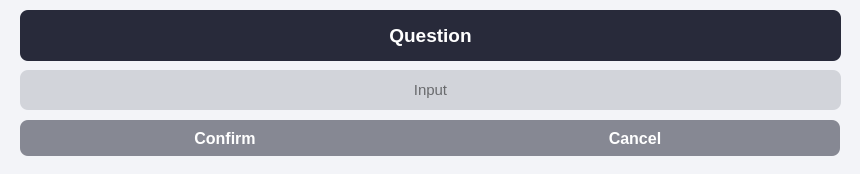
<?xml version="1.0" encoding="UTF-8"?>
<ui version="4.0">
 <class>InputDialog</class>
 <widget class="QDialog" name="InputDialog">
  <property name="geometry">
   <rect>
    <x>0</x>
    <y>0</y>
    <width>860</width>
    <height>174</height>
   </rect>
  </property>
  <property name="windowTitle">
   <string>Dialog</string>
  </property>
  <property name="styleSheet">
   <string notr="true">QWidget {background-color: #F3F4F8;}

QPushButton {background-color: #88282A3A;  color: #FFFFFF; border-radius: 8px;  font-weight: bold; font-size: 16px; }
QPushButton::hover {background-color: qlineargradient( x1:0 y1:0, x2:0 y2:1, stop:0.9 #D2D4DA, stop:0.91 #88282A3A);}
QPushButton[objectName^=&quot;button_next_tab&quot;] {background-color: qlineargradient( x1:0 y1:0, x2:0 y2:1, stop:0.9 #f4501e, stop:0.91 #8d2f13);  color: #FFFFFF; border-radius: 8px; }
QPushButton[objectName^=&quot;button_next_tab&quot;]::hover {background-color: #aaf4501e; transition: 2.5s;}

QTextEdit {background-color: #D2D4DA;}
QTextEdit::hover {background-color: #D2D4DA}

QLabel {background-color: #282A3A; border-radius: 8px; color: #FFFFFF;}
QLabel[objectName^=&quot;label_title&quot;] {background-color: #44282A3A; border-radius: 8px; color: #000000; border-bottom-right-radius: 0; border-bottom-left-radius: 0; border-bottom-width: 2px; border-bottom-color: #000000;}
QLabel[objectName^=&quot;label_output&quot;] {background-color: #44282A3A; border-radius: 8px; color: #000000; border-top-right-radius: 0; border-top-left-radius: 0; }
QLabel[objectName^=&quot;label_plot&quot;] {background-color: #44282A3A; border-radius: 8px; color: #000000;  border-top-right-radius: 0; border-top-left-radius: 0; }

QLineEdit {border-radius: 8px;background-color: #D2D4DA; }
QLineEdit::hover {background-color: #D2D4DA}

QComboBox {border-radius: 8px; background-color: #D2D4DA;  padding-left: 10% }
QComboBox::hover {background-color: #D2D4DA}

QCheckBox {background-color: #D2D4DA;border-radius: 8px; padding-left:10% }
QCheckBox::hover {background-color: #D2D4DA}

QTextBrowser {background-color: #D2D4DA; }
QTextBrowser[objectName^=&quot;text_output&quot;] {background-color: #44282A3A; border-radius: 8px; color: #000000; }

QTabWidget::tab-bar {   border: 0px solid #282A3A;}
QTabBar::tab {  background-color: #88282A3A;  color: white;  padding-left: 10px; padding-right:10px; padding-bottom: 10px; padding-top: 5px; font-weight: bold;}
QTabBar::tab:selected { background-color: qlineargradient( x1:0 y1:0, x2:0 y2:1, stop:0.9 #282A3A, stop:0.91 #88282A3A); padding-right:50px; padding-left:50px; border-width: 2px; border-color: black}

QScrollBar::handle:vertical {background-color: #282A3A; min-height: 30px;max-height: 20%;border-radius: 7px; margin: 0}
QScrollBar::handle:vertical:hover{background-color: #88282A3A;}
QScrollBar::handle:vertical:pressed {background-color: #f4501e;}
QScrollBar::sub-line:vertical {border: none;background-color: #f4501e;height: 15px;border-top-left-radius: 7px;border-top-right-radius: 7px;subcontrol-position: top;subcontrol-origin: 0;max-height: 20%;}
QScrollBar::sub-line:vertical:hover {background-color: #88282A3A;}
QScrollBar::sub-line:vertical:pressed {background-color: #f4501e;}
QScrollBar::add-line:vertical {border: none;background-color: #f4501e;height: 15px;border-bottom-left-radius: 7px;border-bottom-right-radius: 7px;subcontrol-position: bottom;subcontrol-origin: 0;max-height: 20%;}
QScrollBar::add-line:vertical:hover {background-color: #88282A3A;}
QScrollBar::add-line:vertical:pressed {background-color: #f4501e;}
QScrollBar::up-arrow:vertical, QScrollBar::down-arrow:vertical {background: none;}
QScrollBar::add-page:vertical, QScrollBar::sub-page:vertical {background: none;}</string>
  </property>
  <widget class="QLabel" name="title">
   <property name="geometry">
    <rect>
     <x>20</x>
     <y>10</y>
     <width>821</width>
     <height>51</height>
    </rect>
   </property>
   <property name="frameShape">
    <enum>QFrame::NoFrame</enum>
   </property>
   <property name="frameShadow">
    <enum>QFrame::Plain</enum>
   </property>
   <property name="text">
    <string>&lt;html&gt;&lt;head/&gt;&lt;body&gt;&lt;p align=&quot;center&quot;&gt;&lt;span style=&quot; font-size:14pt; font-weight:700;&quot;&gt;Question&lt;/span&gt;&lt;/p&gt;&lt;/body&gt;&lt;/html&gt;</string>
   </property>
  </widget>
  <widget class="QPushButton" name="button_confirm">
   <property name="geometry">
    <rect>
     <x>20</x>
     <y>120</y>
     <width>410</width>
     <height>36</height>
    </rect>
   </property>
   <property name="styleSheet">
    <string notr="true">border-top-right-radius: 0px; border-bottom-right-radius: 0px; border-right-width: 0px;</string>
   </property>
   <property name="text">
    <string>Confirm</string>
   </property>
  </widget>
  <widget class="QPushButton" name="button_cancel">
   <property name="geometry">
    <rect>
     <x>430</x>
     <y>120</y>
     <width>410</width>
     <height>36</height>
    </rect>
   </property>
   <property name="styleSheet">
    <string notr="true">border-top-left-radius: 0px; border-bottom-left-radius: 0px; border-left-width: 0px;</string>
   </property>
   <property name="text">
    <string>Cancel</string>
   </property>
  </widget>
  <widget class="QLineEdit" name="input">
   <property name="geometry">
    <rect>
     <x>20</x>
     <y>70</y>
     <width>821</width>
     <height>40</height>
    </rect>
   </property>
   <property name="font">
    <font>
     <pointsize>11</pointsize>
    </font>
   </property>
   <property name="text">
    <string/>
   </property>
   <property name="frame">
    <bool>true</bool>
   </property>
   <property name="alignment">
    <set>Qt::AlignCenter</set>
   </property>
   <property name="placeholderText">
    <string>Input</string>
   </property>
  </widget>
 </widget>
 <resources/>
 <connections/>
</ui>
